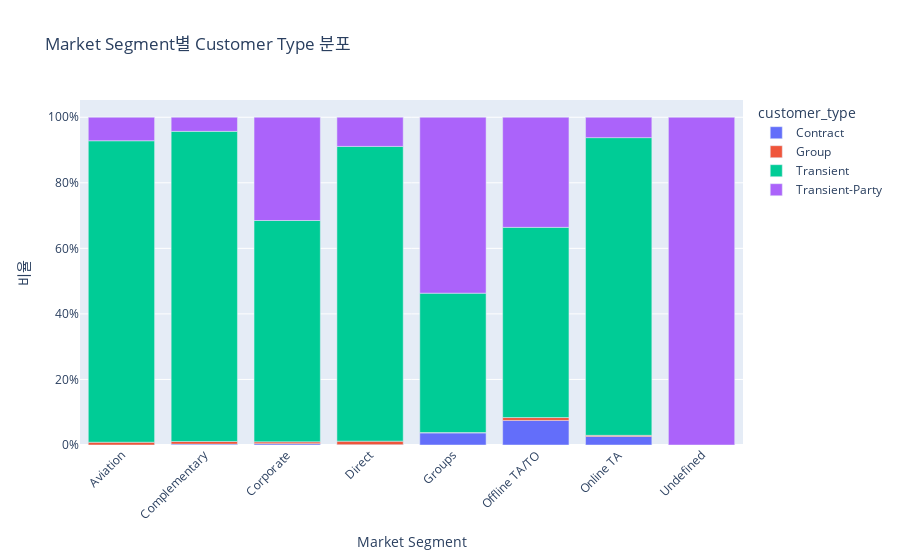
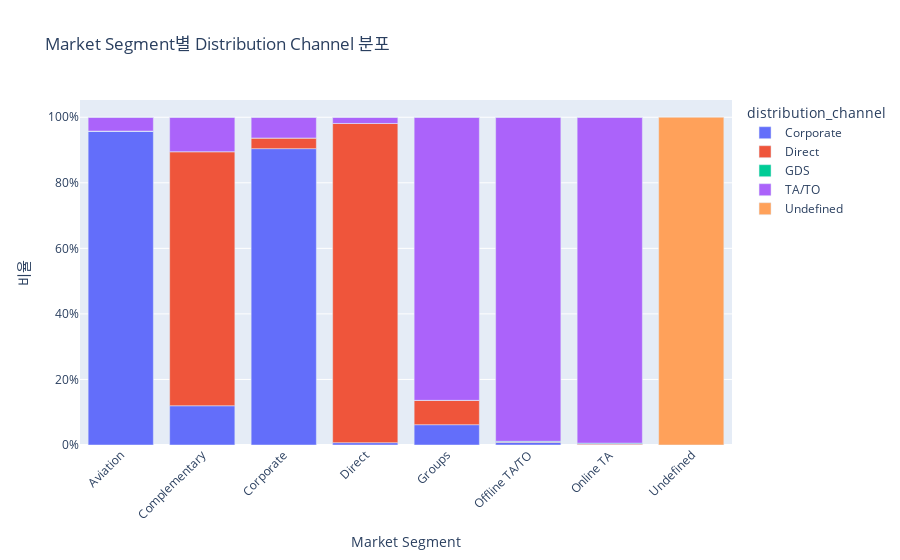

Notebook cell for these charts, in order:
### Markdown cell above
### 2.6 추가적인 Market Segment 관계 탐색

### Code cell
import pandas as pd
import plotly.express as px

# Market Segment와 Customer Type 간의 관계 분석 (정규화된 교차표 및 시각화)
print("--- Market Segment 내 Customer Type 분포 (정규화) ---")
crosstab_market_customer_normalized = pd.crosstab(df['market_segment'], df['customer_type'], normalize='index')
display(crosstab_market_customer_normalized.T.style.background_gradient(cmap='Blues'))

# 시각화 (누적 막대 그래프)
fig_market_customer = px.bar(crosstab_market_customer_normalized,
                             title='Market Segment별 Customer Type 분포',
                             labels={'market_segment': 'Market Segment', 'value': '비율', 'variable': 'Customer Type'},
                             color_discrete_sequence=px.colors.qualitative.Plotly)
fig_market_customer.update_layout(xaxis_tickangle=-45, yaxis_tickformat=".0%")
fig_market_customer.show()


# Market Segment와 Distribution Channel 간의 관계 분석 (정규화된 교차표 및 시각화)
print("\n--- Market Segment 내 Distribution Channel 분포 (정규화) ---")
crosstab_market_channel_normalized = pd.crosstab(df['market_segment'], df['distribution_channel'], normalize='index')
display(crosstab_market_channel_normalized.T.style.background_gradient(cmap='Blues'))

# 시각화 (누적 막대 그래프)
fig_market_channel = px.bar(crosstab_market_channel_normalized,
                             title='Market Segment별 Distribution Channel 분포',
                             labels={'market_segment': 'Market Segment', 'value': '비율', 'variable': 'Distribution Channel'},
                             color_discrete_sequence=px.colors.qualitative.Plotly)
fig_market_channel.update_layout(xaxis_tickangle=-45, yaxis_tickformat=".0%")
fig_market_channel.show()

### Figure 1 — Plotly figure (JSON) as saved in the notebook; plotly's stock layout.template omitted (floating-point values rounded to 4 significant figures)
{"data": [{"hovertemplate": "customer_type=Contract<br>Market Segment=%{x}<br>비율=%{y}<extra></extra>", "legendgroup": "Contract", "marker": {"color": "#636EFA", "pattern": {"shape": ""}}, "name": "Contract", "orientation": "v", "showlegend": true, "textposition": "auto", "type": "bar", "x": ["Aviation", "Complementary", "Corporate", "Direct", "Groups", "Offline TA/TO", "Online TA", "Undefined"], "xaxis": "x", "y": [0.0, 0.002692, 0.004155, 0.001111, 0.0371, 0.07502, 0.02631, 0.0], "yaxis": "y"}, {"hovertemplate": "customer_type=Group<br>Market Segment=%{x}<br>비율=%{y}<extra></extra>", "legendgroup": "Group", "marker": {"color": "#EF553B", "pattern": {"shape": ""}}, "name": "Group", "orientation": "v", "showlegend": true, "textposition": "auto", "type": "bar", "x": ["Aviation", "Complementary", "Corporate", "Direct", "Groups", "Offline TA/TO", "Online TA", "Undefined"], "xaxis": "x", "y": [0.008439, 0.008075, 0.005477, 0.01063, 0.0008076, 0.008712, 0.003169, 0.0], "yaxis": "y"}, {"hovertemplate": "customer_type=Transient<br>Market Segment=%{x}<br>비율=%{y}<extra></extra>", "legendgroup": "Transient", "marker": {"color": "#00CC96", "pattern": {"shape": ""}}, "name": "Transient", "orientation": "v", "showlegend": true, "textposition": "auto", "type": "bar", "x": ["Aviation", "Complementary", "Corporate", "Direct", "Groups", "Offline TA/TO", "Online TA", "Undefined"], "xaxis": "x", "y": [0.9198, 0.9462, 0.6754, 0.8993, 0.4254, 0.5803, 0.9083, 0.0], "yaxis": "y"}, {"hovertemplate": "customer_type=Transient-Party<br>Market Segment=%{x}<br>비율=%{y}<extra></extra>", "legendgroup": "Transient-Party", "marker": {"color": "#AB63FA", "pattern": {"shape": ""}}, "name": "Transient-Party", "orientation": "v", "showlegend": true, "textposition": "auto", "type": "bar", "x": ["Aviation", "Complementary", "Corporate", "Direct", "Groups", "Offline TA/TO", "Online TA", "Undefined"], "xaxis": "x", "y": [0.07173, 0.04307, 0.315, 0.08901, 0.5367, 0.336, 0.0622, 1.0], "yaxis": "y"}], "layout": {"barmode": "relative", "legend": {"title": {"text": "customer_type"}, "tracegroupgap": 0}, "title": {"text": "Market Segment별 Customer Type 분포"}, "xaxis": {"anchor": "y", "domain": [0, 1], "tickangle": -45, "title": {"text": "Market Segment"}}, "yaxis": {"anchor": "x", "domain": [0, 1], "tickformat": ".0%", "title": {"text": "비율"}}}}

### Figure 2 — Plotly figure (JSON) as saved in the notebook; plotly's stock layout.template omitted (floating-point values rounded to 4 significant figures)
{"data": [{"hovertemplate": "distribution_channel=Corporate<br>Market Segment=%{x}<br>비율=%{y}<extra></extra>", "legendgroup": "Corporate", "marker": {"color": "#636EFA", "pattern": {"shape": ""}}, "name": "Corporate", "orientation": "v", "showlegend": true, "textposition": "auto", "type": "bar", "x": ["Aviation", "Complementary", "Corporate", "Direct", "Groups", "Offline TA/TO", "Online TA", "Undefined"], "xaxis": "x", "y": [0.9578, 0.1198, 0.9042, 0.007139, 0.06199, 0.008753, 0.0007614, 0.0], "yaxis": "y"}, {"hovertemplate": "distribution_channel=Direct<br>Market Segment=%{x}<br>비율=%{y}<extra></extra>", "legendgroup": "Direct", "marker": {"color": "#EF553B", "pattern": {"shape": ""}}, "name": "Direct", "orientation": "v", "showlegend": true, "textposition": "auto", "type": "bar", "x": ["Aviation", "Complementary", "Corporate", "Direct", "Groups", "Offline TA/TO", "Online TA", "Undefined"], "xaxis": "x", "y": [0.0, 0.7752, 0.03248, 0.9738, 0.0743, 0.0006606, 0.002355, 0.0], "yaxis": "y"}, {"hovertemplate": "distribution_channel=GDS<br>Market Segment=%{x}<br>비율=%{y}<extra></extra>", "legendgroup": "GDS", "marker": {"color": "#00CC96", "pattern": {"shape": ""}}, "name": "GDS", "orientation": "v", "showlegend": true, "textposition": "auto", "type": "bar", "x": ["Aviation", "Complementary", "Corporate", "Direct", "Groups", "Offline TA/TO", "Online TA", "Undefined"], "xaxis": "x", "y": [0.0, 0.0, 0.0, 7.933e-05, 0.0, 0.001858, 0.002603, 0.0], "yaxis": "y"}, {"hovertemplate": "distribution_channel=TA/TO<br>Market Segment=%{x}<br>비율=%{y}<extra></extra>", "legendgroup": "TA/TO", "marker": {"color": "#AB63FA", "pattern": {"shape": ""}}, "name": "TA/TO", "orientation": "v", "showlegend": true, "textposition": "auto", "type": "bar", "x": ["Aviation", "Complementary", "Corporate", "Direct", "Groups", "Offline TA/TO", "Online TA", "Undefined"], "xaxis": "x", "y": [0.04219, 0.105, 0.06327, 0.0188, 0.8637, 0.9887, 0.9943, 0.0], "yaxis": "y"}, {"hovertemplate": "distribution_channel=Undefined<br>Market Segment=%{x}<br>비율=%{y}<extra></extra>", "legendgroup": "Undefined", "marker": {"color": "#FFA15A", "pattern": {"shape": ""}}, "name": "Undefined", "orientation": "v", "showlegend": true, "textposition": "auto", "type": "bar", "x": ["Aviation", "Complementary", "Corporate", "Direct", "Groups", "Offline TA/TO", "Online TA", "Undefined"], "xaxis": "x", "y": [0.0, 0.0, 0.0, 0.0001587, 0.0, 0.0, 1.771e-05, 1.0], "yaxis": "y"}], "layout": {"barmode": "relative", "legend": {"title": {"text": "distribution_channel"}, "tracegroupgap": 0}, "title": {"text": "Market Segment별 Distribution Channel 분포"}, "xaxis": {"anchor": "y", "domain": [0, 1], "tickangle": -45, "title": {"text": "Market Segment"}}, "yaxis": {"anchor": "x", "domain": [0, 1], "tickformat": ".0%", "title": {"text": "비율"}}}}
